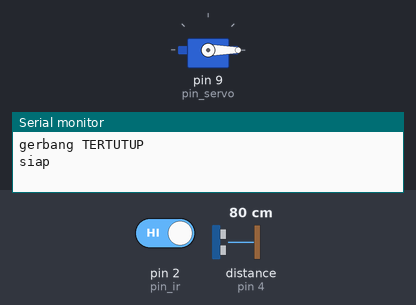
The sketch below on a simulated Arduino Uno, built with avr-gcc and run on an emulated ATmega328P. On the bench: servo, the last lines printed to the serial monitor. Wiring (inferred from the names in the program): ultrasonic range finder: trigger pin 5; echo pin 4. The test bench sets the inputs (shaded band); at power-on: distance to the obstacle (sensor on pin 4) 80 cm, pin 2 (pin_ir) HIGH. The echo pulse lasts 58.3 µs per cm.

Above: at 1.2 s.
1.3 s: distance to the obstacle (sensor on pin 4) set to 2 cm
2.8 s: pin 2 (pin_ir) driven LOW
At 4.0 s:
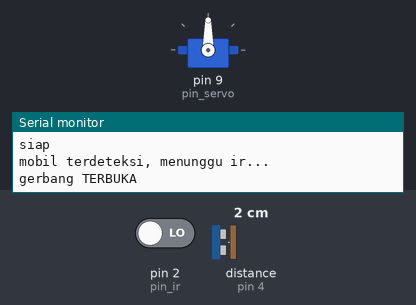
4.3 s: distance to the obstacle (sensor on pin 4) set to 35 cm
5.9 s: distance to the obstacle (sensor on pin 4) set to 32 cm
8.9 s: distance to the obstacle (sensor on pin 4) set to 28 cm
At 10.0 s:
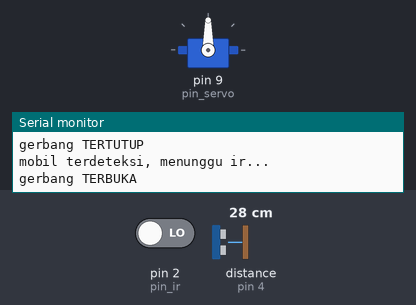
Timing chart, 0 to 11.5 s (numbered marks = the images above; inputs shaded):
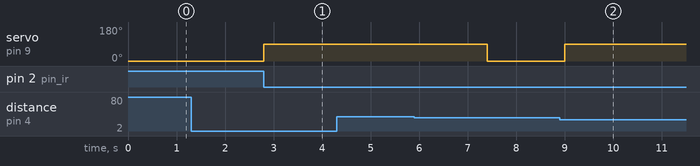

Measured:
- after the input at 2.8 s, servo on pin 9 (pin_servo): 0° → 90° at once
- after the input at 8.9 s, servo on pin 9 (pin_servo): 0° → 90° after 0.10 s

The sketch:

sketch_dist_ir_hcsr04.ino
```cpp
#include <avr/interrupt.h>
#include <Servo.h>

// ---------- pin ----------
const byte pin_ir    = 2;   // OUT FC-51 (LOW = objek terdeteksi)
const byte pin_echo  = 4;   // ECHO HC-SR04
const byte pin_trig  = 5;   // TRIG HC-SR04
const byte pin_servo = 9;

// ---------- pengaturan ----------
const uint16_t jarak_mobil_cm   = 30;    // lebih dekat dari ini = ada mobil
const uint16_t jeda_tutup_ms    = 3000;  // tunggu setelah mobil pergi
const uint16_t interval_baca_ms = 100;   // seberapa sering ukur jarak
const byte sudut_tutup = 0;
const byte sudut_buka  = 90;

// ---------- status ----------
enum Status { TUTUP, TUNGGU_IR, TERBUKA, JEDA_TUTUP };
Status status = TUTUP;

volatile uint32_t tick_ms = 0; // bertambah 1 tiap 1 ms (Timer2)
volatile bool gerakan_ada = false; // di-set oleh interrupt ir
volatile bool menunggu_ir = false; // ir hanya diproses saat TUNGGU_IR

bool mobil_dekat = false;
uint32_t waktu_baca_terakhir = 0;
uint32_t waktu_jeda_mulai = 0;

Servo gerbang;

// dipanggil otomatis oleh Timer2 setiap 1 ms
ISR(TIMER2_COMPA_vect) {
  tick_ms++;
}

// dipanggil otomatis saat FC-51 berubah HIGH -> LOW (ada objek)
void gerakan_terdeteksi() {
  if (menunggu_ir) {
    gerakan_ada = true;
  }
}

// membaca tick yang juga berubah di dalam ISR
uint32_t baca_tick() {
  noInterrupts();
  uint32_t tick = tick_ms;
  interrupts();
  return tick;
}

// Timer2: 16 MHz / 64 = 250 kHz -> 250 hitungan = 1 ms
void atur_timer() {
  noInterrupts();
  TCCR2A = 0;
  TCCR2B = 0;
  TCNT2 = 0;
  OCR2A = 249;
  TCCR2A |= (1 << WGM21); // mode CTC
  TCCR2B |= (1 << CS22); // prescaler 64
  TIMSK2 |= (1 << OCIE2A);
  interrupts();
}

uint16_t baca_jarak_cm() {
  // 1. kirim pulsa trigger 10 us
  // HC-SR04 butuh minimal 10 us (PING pakai 5 us)
  digitalWrite(pin_trig, LOW);
  delayMicroseconds(2);
  digitalWrite(pin_trig, HIGH);
  delayMicroseconds(10);
  digitalWrite(pin_trig, LOW);

  // 2. ukur pulsa echo di pin terpisah
  unsigned long durasi = pulseIn(pin_echo, HIGH, 25000); // timeout 25 ms
  if (durasi == 0) return 999; // tidak ada pantulan = jauh
  return durasi / 58;
}

void buka_gerbang() {
  gerbang.write(sudut_buka);
  Serial.println("gerbang TERBUKA");
}

void tutup_gerbang() {
  gerbang.write(sudut_tutup);
  Serial.println("gerbang TERTUTUP");
}

void setup() {
  pinMode(pin_ir, INPUT);
  pinMode(pin_trig, OUTPUT);
  pinMode(pin_echo, INPUT);

  Serial.begin(115200);
  gerbang.attach(pin_servo);

  attachInterrupt(digitalPinToInterrupt(pin_ir), gerakan_terdeteksi, FALLING);
  atur_timer();

  tutup_gerbang();
  Serial.println("siap");
}

void loop() {
  uint32_t sekarang = baca_tick();

  // 1. ukur jarak secara berkala (bukan tiap loop)
  if (sekarang - waktu_baca_terakhir >= interval_baca_ms) {
    waktu_baca_terakhir = sekarang;
    mobil_dekat = (baca_jarak_cm() < jarak_mobil_cm);
  }

  // 2. jalankan state machine
  switch (status) {

    case TUTUP:
      if (mobil_dekat) {
        gerakan_ada = false;
        menunggu_ir = true;
        status = TUNGGU_IR;
        Serial.println("mobil terdeteksi, menunggu ir...");
      }
      break;

    case TUNGGU_IR:
      if (!mobil_dekat) { // mobil pergi sebelum ir aktif
        menunggu_ir = false;
        status = TUTUP;
        Serial.println("mobil pergi, batal");
      } else if (gerakan_ada || digitalRead(pin_ir) == LOW) {
        menunggu_ir = false;
        gerakan_ada = false;
        buka_gerbang();
        status = TERBUKA;
      }
      break;

    case TERBUKA:
      if (!mobil_dekat) {
        waktu_jeda_mulai = sekarang;
        status = JEDA_TUTUP;
        Serial.println("mobil sudah lewat, hitung mundur...");
      }
      break;

    case JEDA_TUTUP:
      if (mobil_dekat) { // ada mobil lagi, jangan tutup
        status = TERBUKA;
      } else if (sekarang - waktu_jeda_mulai >= jeda_tutup_ms) {
        tutup_gerbang();
        status = TUTUP;
      }
      break;
  }
}
```
